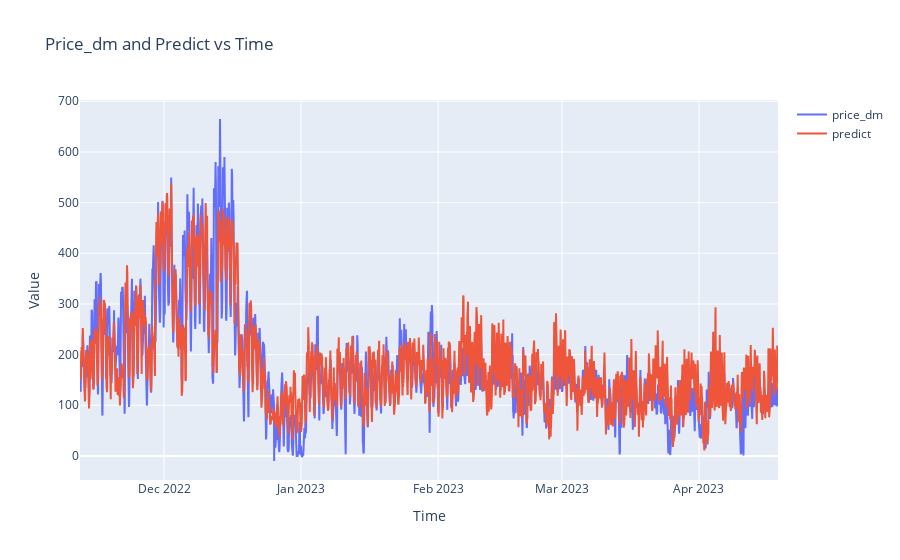

Notebook source saved alongside this figure:
### Code cell
import plotly.graph_objects as go

fig = go.Figure()

# Add 'price_dm' trace
fig.add_trace(go.Scatter(x=pred.index, y=pred['price_dm'], mode='lines', name='price_dm'))

# Add 'predict' trace
fig.add_trace(go.Scatter(x=pred.index, y=pred['predict'], mode='lines', name='predict'))

# Set the title and axis labels
fig.update_layout(title='Price_dm and Predict vs Time', xaxis_title='Time', yaxis_title='Value')

# Show the plot
fig.show()

### Figure 1 — Plotly figure (JSON) as saved in the notebook; plotly's stock layout.template omitted (floating-point values rounded to 4 significant figures; data arrays with more than 128 entries replaced by an {"elided": "..."} marker saying what was removed)
{"data": [{"mode": "lines", "name": "price_dm", "type": "scatter", "x": {"elided": "3790 str values"}, "y": {"elided": "3790 float values"}}, {"mode": "lines", "name": "predict", "type": "scatter", "x": {"elided": "3790 str values"}, "y": {"elided": "3790 float values"}}], "layout": {"title": {"text": "Price_dm and Predict vs Time"}, "xaxis": {"title": {"text": "Time"}}, "yaxis": {"title": {"text": "Value"}}}}
